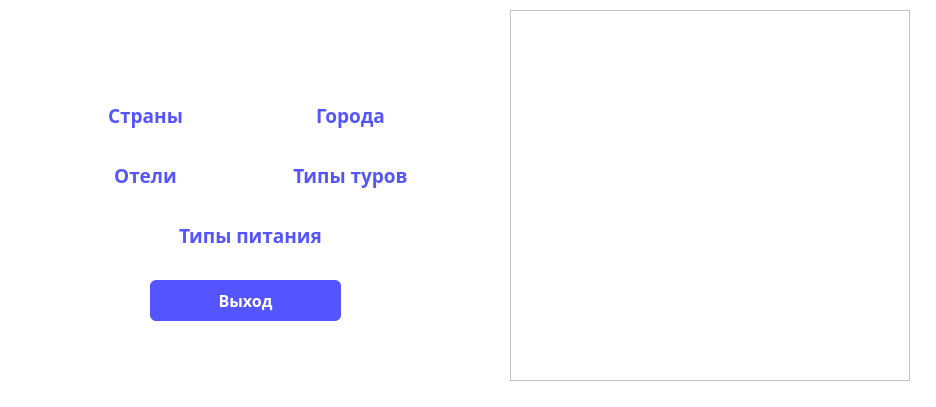
<?xml version="1.0" encoding="UTF-8"?>
<ui version="4.0">
 <class>MainWindow</class>
 <widget class="QMainWindow" name="MainWindow">
  <property name="geometry">
   <rect>
    <x>0</x>
    <y>0</y>
    <width>936</width>
    <height>407</height>
   </rect>
  </property>
  <property name="windowTitle">
   <string>BusinessAssistant</string>
  </property>
  <property name="styleSheet">
   <string notr="true">background-color: white;</string>
  </property>
  <widget class="QWidget" name="centralwidget">
   <widget class="QPushButton" name="cityButton">
    <property name="geometry">
     <rect>
      <x>250</x>
      <y>90</y>
      <width>201</width>
      <height>50</height>
     </rect>
    </property>
    <property name="font">
     <font>
      <family>Candara</family>
      <pointsize>14</pointsize>
      <weight>75</weight>
      <bold>true</bold>
     </font>
    </property>
    <property name="cursor">
     <cursorShape>PointingHandCursor</cursorShape>
    </property>
    <property name="styleSheet">
     <string notr="true">

QPushButton{
	border-radius: 6px;
	background-color: white;
	color: rgb(85, 85, 255);
}

QPushButton::hover{
	border-radius: 6px;
	background-color: rgbrgb(240, 255, 255);
	color: rgb(85, 0, 255);
}

QPushButton::pressed{
	border-radius: 6px;
	background-color: #BEB775;
	color: black;
}
</string>
    </property>
    <property name="text">
     <string>Города</string>
    </property>
   </widget>
   <widget class="QPushButton" name="typesButton">
    <property name="geometry">
     <rect>
      <x>250</x>
      <y>150</y>
      <width>201</width>
      <height>50</height>
     </rect>
    </property>
    <property name="font">
     <font>
      <family>Candara</family>
      <pointsize>14</pointsize>
      <weight>75</weight>
      <bold>true</bold>
     </font>
    </property>
    <property name="cursor">
     <cursorShape>PointingHandCursor</cursorShape>
    </property>
    <property name="styleSheet">
     <string notr="true">

QPushButton{
	border-radius: 6px;
	background-color: white;
	color: rgb(85, 85, 255);
}

QPushButton::hover{
	border-radius: 6px;
	background-color: rgbrgb(240, 255, 255);
	color: rgb(85, 0, 255);
}

QPushButton::pressed{
	border-radius: 6px;
	background-color: #BEB775;
	color: black;
}
</string>
    </property>
    <property name="text">
     <string>Типы туров</string>
    </property>
   </widget>
   <widget class="QPushButton" name="nutritionButton">
    <property name="geometry">
     <rect>
      <x>150</x>
      <y>210</y>
      <width>201</width>
      <height>50</height>
     </rect>
    </property>
    <property name="font">
     <font>
      <family>Candara</family>
      <pointsize>14</pointsize>
      <weight>75</weight>
      <bold>true</bold>
     </font>
    </property>
    <property name="cursor">
     <cursorShape>PointingHandCursor</cursorShape>
    </property>
    <property name="styleSheet">
     <string notr="true">

QPushButton{
	border-radius: 6px;
	background-color: white;
	color: rgb(85, 85, 255);
}

QPushButton::hover{
	border-radius: 6px;
	background-color: rgbrgb(240, 255, 255);
	color: rgb(85, 0, 255);
}

QPushButton::pressed{
	border-radius: 6px;
	background-color: #BEB775;
	color: black;
}
</string>
    </property>
    <property name="text">
     <string>Типы питания</string>
    </property>
   </widget>
   <widget class="QPushButton" name="hotelsButton">
    <property name="geometry">
     <rect>
      <x>50</x>
      <y>150</y>
      <width>191</width>
      <height>50</height>
     </rect>
    </property>
    <property name="font">
     <font>
      <family>Candara</family>
      <pointsize>14</pointsize>
      <weight>75</weight>
      <bold>true</bold>
     </font>
    </property>
    <property name="cursor">
     <cursorShape>PointingHandCursor</cursorShape>
    </property>
    <property name="styleSheet">
     <string notr="true">

QPushButton{
	border-radius: 6px;
	background-color: white;
	color: rgb(85, 85, 255);
}

QPushButton::hover{
	border-radius: 6px;
	background-color: rgbrgb(240, 255, 255);
	color: rgb(85, 0, 255);
}

QPushButton::pressed{
	border-radius: 6px;
	background-color: #BEB775;
	color: black;
}
</string>
    </property>
    <property name="text">
     <string>Отели</string>
    </property>
   </widget>
   <widget class="QTableView" name="tableShow">
    <property name="geometry">
     <rect>
      <x>510</x>
      <y>10</y>
      <width>400</width>
      <height>371</height>
     </rect>
    </property>
   </widget>
   <widget class="QPushButton" name="exitButton">
    <property name="geometry">
     <rect>
      <x>150</x>
      <y>280</y>
      <width>191</width>
      <height>41</height>
     </rect>
    </property>
    <property name="font">
     <font>
      <family>Bahnschrift</family>
      <pointsize>12</pointsize>
      <weight>75</weight>
      <bold>true</bold>
     </font>
    </property>
    <property name="cursor">
     <cursorShape>PointingHandCursor</cursorShape>
    </property>
    <property name="styleSheet">
     <string notr="true">QPushButton{
	border-radius: 6px;
	background-color: rgb(85, 85, 255);
	color: white;
}

QPushButton::hover{
	border-radius: 6px;
	background-color: rgb(85, 0, 255);
	color: white;
}

QPushButton::pressed{
	border-radius: 6px;
	background-color: #BEB775;
	color: white;
}
</string>
    </property>
    <property name="text">
     <string>Выход</string>
    </property>
   </widget>
   <widget class="QPushButton" name="countryButton">
    <property name="geometry">
     <rect>
      <x>50</x>
      <y>90</y>
      <width>191</width>
      <height>50</height>
     </rect>
    </property>
    <property name="font">
     <font>
      <family>Candara</family>
      <pointsize>14</pointsize>
      <weight>75</weight>
      <bold>true</bold>
     </font>
    </property>
    <property name="cursor">
     <cursorShape>PointingHandCursor</cursorShape>
    </property>
    <property name="styleSheet">
     <string notr="true">

QPushButton{
	border-radius: 6px;
	background-color: white;
	color: rgb(85, 85, 255);
}

QPushButton::hover{
	border-radius: 6px;
	background-color: rgbrgb(240, 255, 255);
	color: rgb(85, 0, 255);
}

QPushButton::pressed{
	border-radius: 6px;
	background-color: #BEB775;
	color: black;
}
</string>
    </property>
    <property name="text">
     <string>Страны</string>
    </property>
   </widget>
  </widget>
 </widget>
 <resources/>
 <connections/>
</ui>
